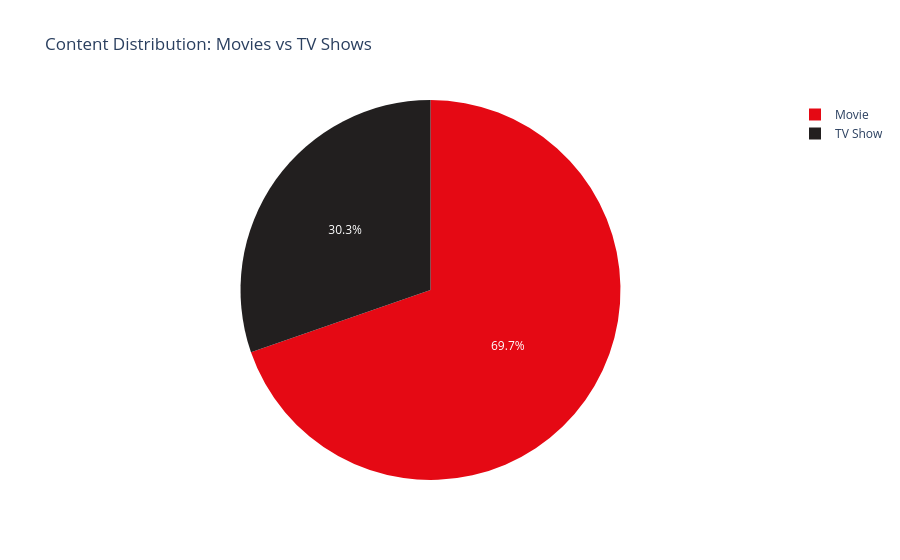

The notebook cell saved with this chart:
### Markdown cell above
Hover over the charts to see values, click legend items to hide or show them, and use the toolbar to zoom.

### Code cell
fig = px.pie(values=type_counts.values, names=type_counts.index,
             title="Content Distribution: Movies vs TV Shows",
             color_discrete_sequence=["#e50914", "#221f1f"])
fig.show()

### Figure 1 — Plotly figure (JSON) as saved in the notebook; plotly's stock layout.template omitted (floating-point values rounded to 4 significant figures)
{"data": [{"domain": {"x": [0, 1], "y": [0, 1]}, "hovertemplate": "label=%{label}<br>value=%{value}<extra></extra>", "labels": ["Movie", "TV Show"], "legendgroup": "", "name": "", "showlegend": true, "type": "pie", "values": [6126, 2664]}], "layout": {"legend": {"tracegroupgap": 0}, "piecolorway": ["#e50914", "#221f1f"], "title": {"text": "Content Distribution: Movies vs TV Shows"}}}
